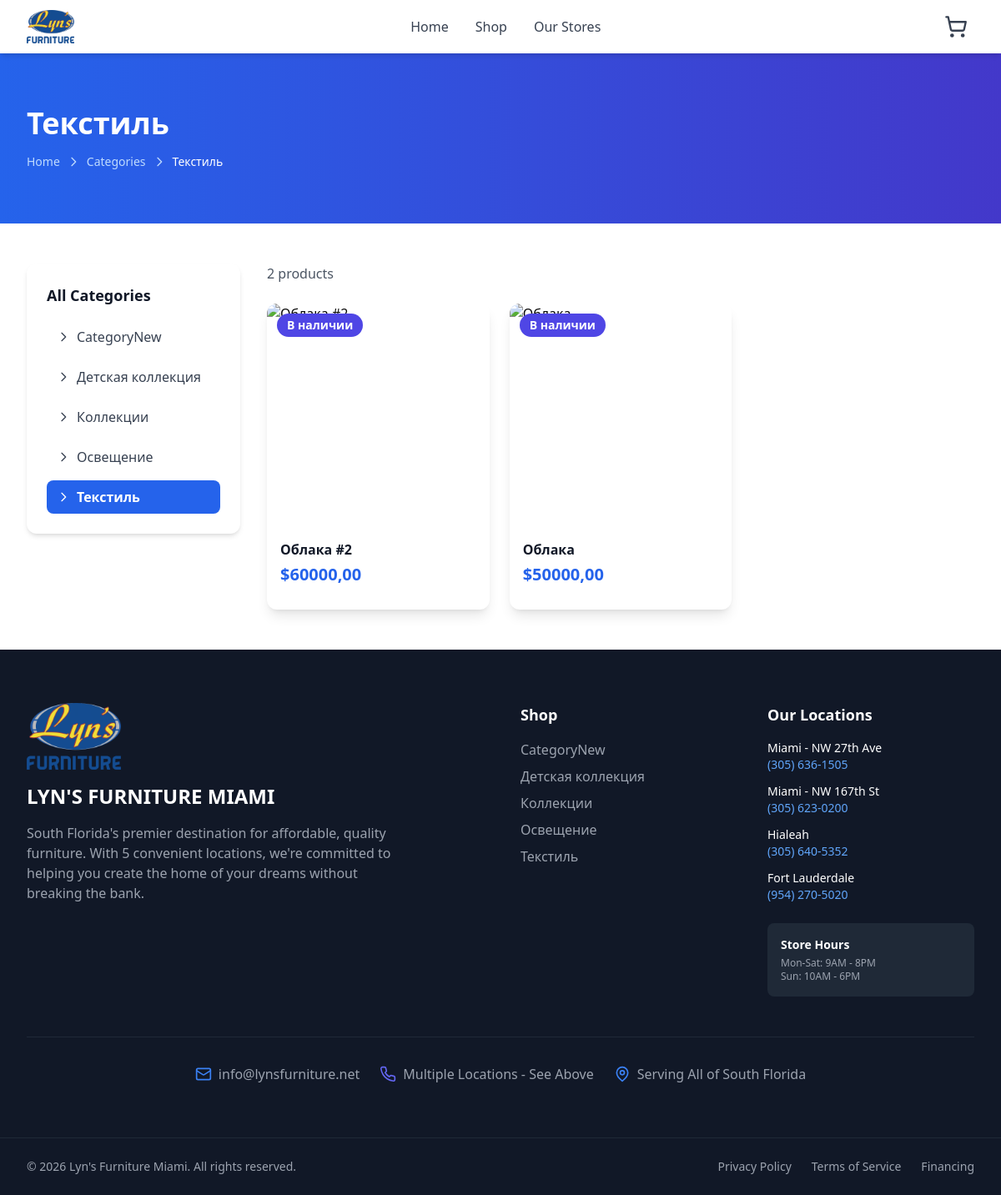
/category/tekstil/, run on the app's committed database.
### catalog/models.py (models this page shows, shortened)
class Category(models.Model):
    name = models.CharField(
        max_length=200,
        verbose_name=_('Название')
    )
    slug = models.SlugField(
        max_length=200,
        unique=True,
        verbose_name=_('URL')
    )
    image = models.ImageField(
        upload_to='categories/%Y/%m/%d/',
        blank=True,
        null=True,
        verbose_name=_('Изображение')
    )
    is_active = models.BooleanField(
        default=True,
        verbose_name=_('Активна')
    )
    created_at = models.DateTimeField(
        auto_now_add=True,
        verbose_name=_('Дата создания')
    )
    class Meta:
        verbose_name = _('Категория')
        verbose_name_plural = _('Категории')
        ordering = ['name']

class Product(models.Model):
    IN_STOCK = 'in_stock'
    ON_ORDER = 'on_order'
    STATUS_CHOICES = [
        (IN_STOCK, _('В наличии')),
        (ON_ORDER, _('Под заказ')),
    ]
    category = models.ForeignKey(
        Category,
        on_delete=models.CASCADE,
        related_name='products',
        verbose_name=_('Категория')
    )
    name = models.CharField(
        max_length=200,
        verbose_name=_('Название')
    )
    slug = models.SlugField(
        max_length=200,
        unique=True,
        verbose_name=_('URL')
    )
    description = models.TextField(
        verbose_name=_('Описание')
    )
    price = models.DecimalField(
        max_digits=10,
        decimal_places=2,
        verbose_name=_('Цена (тенге)')
    )
    status = models.CharField(
        max_length=20,
        choices=STATUS_CHOICES,
        default=IN_STOCK,
        verbose_name=_('Статус')
    )
    is_active = models.BooleanField(
        default=True,
        verbose_name=_('Активен')
    )
    created_at = models.DateTimeField(
        auto_now_add=True,
        verbose_name=_('Дата создания')
    )
    class Meta:
        verbose_name = _('Товар')
        verbose_name_plural = _('Товары')
        ordering = ['-created_at']
    def get_primary_image_url(self):
        primary_image = self.gallery_images.filter(is_primary=True).first()
        if primary_image:
            return primary_image.image.url
        first_image = self.gallery_images.first()
        if first_image:
            return first_image.image.url
        return '/static/images/placeholder.jpg'

### catalog/views.py (the view)
# urls.py: path('category/<slug:category_slug>/', views.ProductListView.as_view(), name='product_list'),
class ProductListView(ListView):
    model = Product
    template_name = 'catalog/product_list.html'
    context_object_name = 'products'
    paginate_by = 9
    def get_queryset(self):
        self.category = get_object_or_404(
            Category,
            slug=self.kwargs['category_slug'],
            is_active=True
        )
        return Product.objects.filter(
            category=self.category,
            is_active=True
        )
    def get_context_data(self, **kwargs):
        context = super().get_context_data(**kwargs)
        context['category'] = self.category
        context['categories'] = Category.objects.filter(is_active=True)
        return context

### cart/cart.py (called while the page is built)
    def __len__(self):
        return sum(item['quantity'] for item in self.cart.values())

### cart/context_processors.py (called while the page is built)
def cart(request):
    cart = Cart(request)
    return {'cart_count': len(cart)}

### templates/catalog/product_list.html (shortened to what this page needs)
{% extends 'base.html' %}
{% load static %}
{% block content %}
<div class="bg-gradient-to-r from-blue-600 to-indigo-700 py-12 lg:py-16">
    <div class="max-w-7xl mx-auto px-4 sm:px-6 lg:px-8 text-white">
        <h1 class="text-3xl lg:text-4xl font-bold mb-3">{{ category.name }}</h1>
        <nav class="flex items-center gap-2 text-blue-200 text-sm mt-4">
            <a href="{% url 'catalog:home' %}" class="hover:text-white transition-colors">Home</a>
            <svg class="w-4 h-4" xmlns="http://www.w3.org/2000/svg" fill="none" viewBox="0 0 24 24" stroke="currentColor" stroke-width="2"><path stroke-linecap="round" stroke-linejoin="round" d="M9 5l7 7-7 7"/></svg>
            <a href="{% url 'catalog:category_list' %}" class="hover:text-white transition-colors">Categories</a>
            <svg class="w-4 h-4" xmlns="http://www.w3.org/2000/svg" fill="none" viewBox="0 0 24 24" stroke="currentColor" stroke-width="2"><path stroke-linecap="round" stroke-linejoin="round" d="M9 5l7 7-7 7"/></svg>
            <span class="text-white font-medium">{{ category.name }}</span>
        </nav>
    </div>
</div>
<div class="max-w-7xl mx-auto px-4 sm:px-6 lg:px-8 py-12">
    <div class="flex flex-col lg:flex-row gap-8">
        <aside class="lg:w-64 flex-shrink-0">
            <div class="bg-white rounded-xl shadow-md p-6 sticky top-20">
                <h3 class="text-lg font-bold text-gray-900 mb-4">All Categories</h3>
                <ul class="space-y-2">
                    {% for cat in categories %}
                    <li>
                        <a href="{% url 'catalog:product_list' cat.slug %}"
                           class="flex items-center gap-2 px-3 py-2 rounded-lg transition-colors {% if cat.slug == category.slug %}bg-blue-600 text-white font-semibold{% else %}text-gray-700 hover:bg-gray-100{% endif %}">
                            <svg class="w-4 h-4 flex-shrink-0" xmlns="http://www.w3.org/2000/svg" fill="none" viewBox="0 0 24 24" stroke="currentColor" stroke-width="2"><path stroke-linecap="round" stroke-linejoin="round" d="M9 5l7 7-7 7"/></svg>
                            {{ cat.name }}
                        </a>
                    </li>
                    {% endfor %}
                </ul>
            </div>
        </aside>
        <div class="flex-1 min-w-0">
            <div class="flex items-center justify-between mb-6">
                <p class="text-gray-600">
                    {% if is_paginated %}
                        Showing {{ page_obj.start_index }}–{{ page_obj.end_index }} of {{ paginator.count }} products
                    {% else %}
                        {{ products|length }} product{{ products|length|pluralize }}
                    {% endif %}
                </p>
            </div>
            {% if products %}
            <div class="grid grid-cols-1 sm:grid-cols-2 lg:grid-cols-3 gap-6">
                {% for product in products %}
                <div class="bg-white rounded-xl shadow-lg overflow-hidden hover:shadow-2xl transition-all duration-300 group">
                    <div class="relative aspect-square overflow-hidden cursor-pointer"
                         onclick="openProductModal('{{ product.slug }}')">
                        <div class="absolute top-3 left-3 {% if product.status == 'in_stock' %}bg-indigo-600{% else %}bg-amber-500{% endif %} text-white px-3 py-1 rounded-full text-sm font-semibold">
                            {{ product.get_status_display }}
                        </div>
                    </div>
                    <div class="p-4">
                        <h3 class="text-base font-semibold text-gray-900 mb-1 truncate cursor-pointer hover:text-blue-600 transition-colors"
                            onclick="openProductModal('{{ product.slug }}')">
                            {{ product.name }}
                        </h3>
                        <p class="text-xl font-bold text-blue-600 mb-3">${{ product.price }}</p>
                    </div>
                </div>
                {% endfor %}
            </div>
            {% endif %}
        </div>
    </div>
</div>
{% include 'partials/footer.html' %}
{% endblock %}

### templates/base.html (shortened to what this page needs)
{% load static %}
<!DOCTYPE html>
<html lang="en">
<head>
    <script src="https://cdn.tailwindcss.com"></script>
</head>
<body>
    {% include 'partials/navbar.html' %}
    {% block content %}{% endblock %}
</body>
</html>

### templates/partials/navbar.html (shortened to what this page needs)
{% load static %}
<nav class="sticky top-0 z-50 bg-white shadow-md">
    <div class="max-w-7xl mx-auto px-4 sm:px-6 lg:px-8">
        <div class="flex items-center justify-between h-16">
            <a href="{% url 'catalog:home' %}" class="flex-shrink-0">
                <img src="{% static 'images/logo.png' %}" alt="Lyn's Furniture Miami" class="h-10 w-auto" />
            </a>
            <div class="hidden md:flex items-center gap-8">
                <a href="{% url 'catalog:home' %}" class="text-gray-700 hover:text-blue-600 font-medium transition-colors">
                    Home
                </a>
                <a href="{% url 'catalog:category_list' %}" class="text-gray-700 hover:text-blue-600 font-medium transition-colors">
                    Shop
                </a>
                <a href="{% url 'catalog:home' %}#store-location" class="text-gray-700 hover:text-blue-600 font-medium transition-colors">
                    Our Stores
                </a>
            </div>
            <div class="flex items-center gap-4">
                <a href="{% url 'cart:cart_page' %}" class="relative p-2 text-gray-700 hover:text-blue-600 transition-colors">
                </a>
            </div>
        </div>
    </div>
</nav>

### templates/partials/footer.html (shortened to what this page needs)
<footer class="bg-gray-900 text-white">
    <div class="max-w-7xl mx-auto px-4 sm:px-6 lg:px-8 py-12 lg:py-16">
        <div class="grid grid-cols-1 md:grid-cols-2 lg:grid-cols-4 gap-8 lg:gap-12">
            <div class="lg:col-span-2">
                <div class="mb-4">
                    <img src="/static/images/logo.png" alt="Lyn's Furniture Miami" class="h-20 w-auto" />
                </div>
                <h3 class="text-2xl font-bold mb-4">
                    LYN'S FURNITURE MIAMI
                </h3>
                <p class="text-gray-400 mb-6 max-w-md">
                    South Florida's premier destination for affordable, quality furniture.
                    With 5 convenient locations, we're committed to helping you create the home
                    of your dreams without breaking the bank.
                </p>
            </div>
            <div>
                <h4 class="font-semibold text-lg mb-4">Shop</h4>
                <ul class="space-y-2">
                    {% for category in categories %}
                    <li>
                        <a href="{% url 'catalog:product_list' category.slug %}" class="text-gray-400 hover:text-blue-400 transition-colors">
                            {{ category.name }}
                        </a>
                    </li>
                    {% empty %}
                    <li>
                        <a href="{% url 'catalog:category_list' %}" class="text-gray-400 hover:text-blue-400 transition-colors">
                            All Categories
                        </a>
                    </li>
                    {% endfor %}
                </ul>
            </div>
            <div>
                <h4 class="font-semibold text-lg mb-4">Our Locations</h4>
                <ul class="space-y-3">
                    <li class="text-sm">
                        <p class="text-white font-medium">Miami - NW 27th Ave</p>
                        <a href="tel:3056361505" class="text-blue-400 hover:text-blue-300 transition-colors">
                            (305) 636-1505
                        </a>
                    </li>
                    <li class="text-sm">
                        <p class="text-white font-medium">Miami - NW 167th St</p>
                        <a href="tel:3056230200" class="text-blue-400 hover:text-blue-300 transition-colors">
                            (305) 623-0200
                        </a>
                    </li>
                    <li class="text-sm">
                        <p class="text-white font-medium">Hialeah</p>
                        <a href="tel:3056405352" class="text-blue-400 hover:text-blue-300 transition-colors">
                            (305) 640-5352
                        </a>
                    </li>
                    <li class="text-sm">
                        <p class="text-white font-medium">Fort Lauderdale</p>
                        <a href="tel:9542705020" class="text-blue-400 hover:text-blue-300 transition-colors">
                            (954) 270-5020
                        </a>
                    </li>
                </ul>
                <div class="mt-6 p-4 bg-gray-800 rounded-lg">
                    <p class="text-sm font-semibold text-white mb-1">Store Hours</p>
                    <p class="text-xs text-gray-400">
                        Mon-Sat: 9AM - 8PM<br />
                        Sun: 10AM - 6PM
                    </p>
                </div>
            </div>
        </div>
        <div class="mt-12 pt-8 border-t border-gray-800">
            <div class="flex flex-wrap gap-6 justify-center text-gray-400">
                <div class="flex items-center gap-2">
                    <svg class="w-5 h-5 text-blue-500" xmlns="http://www.w3.org/2000/svg" width="24" height="24" viewBox="0 0 24 24" fill="none" stroke="currentColor" stroke-width="2" stroke-linecap="round" stroke-linejoin="round"><rect width="20" height="16" x="2" y="4" rx="2"/><path d="m22 7-8.97 5.7a1.94 1.94 0 0 1-2.06 0L2 7"/></svg>
                    <a href="mailto:info@lynsfurniture.net" class="hover:text-blue-400 transition-colors">
                        info@lynsfurniture.net
                    </a>
                </div>
                <div class="flex items-center gap-2">
                    <span>Multiple Locations - See Above</span>
                </div>
                <div class="flex items-center gap-2">
                    <svg class="w-5 h-5 text-blue-500" xmlns="http://www.w3.org/2000/svg" width="24" height="24" viewBox="0 0 24 24" fill="none" stroke="currentColor" stroke-width="2" stroke-linecap="round" stroke-linejoin="round"><path d="M20 10c0 6-8 12-8 12s-8-6-8-12a8 8 0 0 1 16 0Z"/><circle cx="12" cy="10" r="3"/></svg>
                    <span>Serving All of South Florida</span>
                </div>
            </div>
        </div>
    </div>
    <div class="border-t border-gray-800">
        <div class="max-w-7xl mx-auto px-4 sm:px-6 lg:px-8 py-6">
            <div class="flex flex-col md:flex-row justify-between items-center gap-4">
                <p class="text-sm text-gray-400 text-center md:text-left">
                    © 2026 Lyn's Furniture Miami. All rights reserved.
                </p>
                <div class="flex gap-6 text-sm">
                    <a href="#" class="text-gray-400 hover:text-blue-400 transition-colors">
                        Privacy Policy
                    </a>
                    <a href="#" class="text-gray-400 hover:text-blue-400 transition-colors">
                        Terms of Service
                    </a>
                    <a href="#" class="text-gray-400 hover:text-blue-400 transition-colors">
                        Financing
                    </a>
                </div>
            </div>
        </div>
    </div>
</footer>

### templates/base.html (style rules this page uses)
:root { --font-size: 16px; --background: #ffffff; --foreground: oklch(0.145 0 0); --card: #ffffff; --card-foreground: oklch(0.145 0 0); --popover: oklch(1 0 0); --popover-foreground: oklch(0.145 0 0); --primary: #030213; --primary-foreground: oklch(1 0 0); --secondary: oklch(0.95 0.0058 264.53); --secondary-foreground: #030213; --muted: #ececf0; --muted-foreground: #717182; --accent: #e9ebef; --accent-foreground: #030213; --destructive: #d4183d; --destructive-foreground: #ffffff; --border: rgba(0, 0, 0, 0.1); --input: transparent; --input-background: #f3f3f5; --switch-background: #cbced4; --font-weight-medium: 500; --font-weight-normal: 400; --ring: oklch(0.708 0 0); --chart-1: oklch(0.646 0.222 41.116); --chart-2: oklch(0.6 0.118 184.704); --chart-3: oklch(0.398 0.07 227.392); --chart-4: oklch(0.828 0.189 84.429); --chart-5: oklch(0.769 0.188 70.08); --radius: 0.625rem; --sidebar: oklch(0.985 0 0); --sidebar-foreground: oklch(0.145 0 0); --sidebar-primary: #030213; --sidebar-primary-foreground: oklch(0.985 0 0); --sidebar-accent: oklch(0.97 0 0); --sidebar-accent-foreground: oklch(0.205 0 0); --sidebar-border: oklch(0.922 0 0); --sidebar-ring: oklch(0.708 0 0); }
* { border-color: var(--border); }
html { font-size: var(--font-size); }
body { background-color: var(--background); color: var(--foreground); }
h1 { font-weight: var(--font-weight-medium); }
h3 { font-weight: var(--font-weight-medium); }
h4 { font-weight: var(--font-weight-medium); }

### data on the page
Category: name "Текстиль"
Category: name "CategoryNew"
Category: name "Детская коллекция"
Category: name "Коллекции"
Category: name "Освещение"
Product: status "В наличии", name "Облака #2", price "60000,00"
Product: status "В наличии", name "Облака", price "50000,00"

### other printed values
{{ products|length }} "2"
